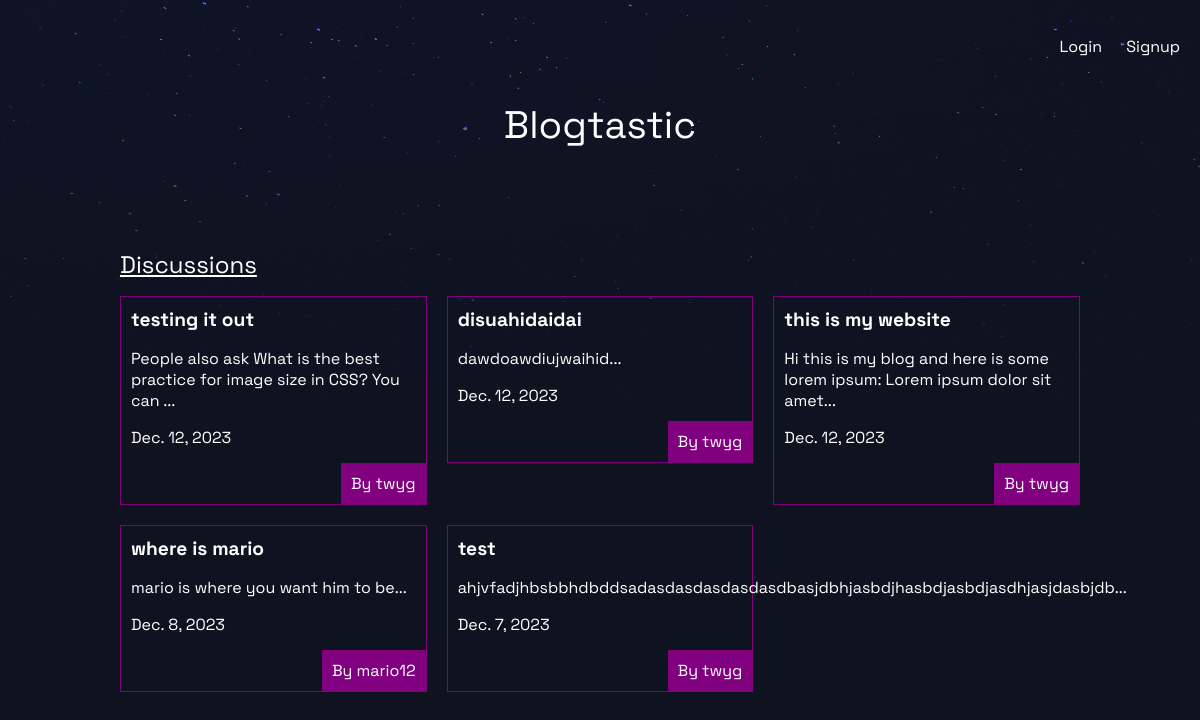
/articles/, run on an earlier commit of the app's database.
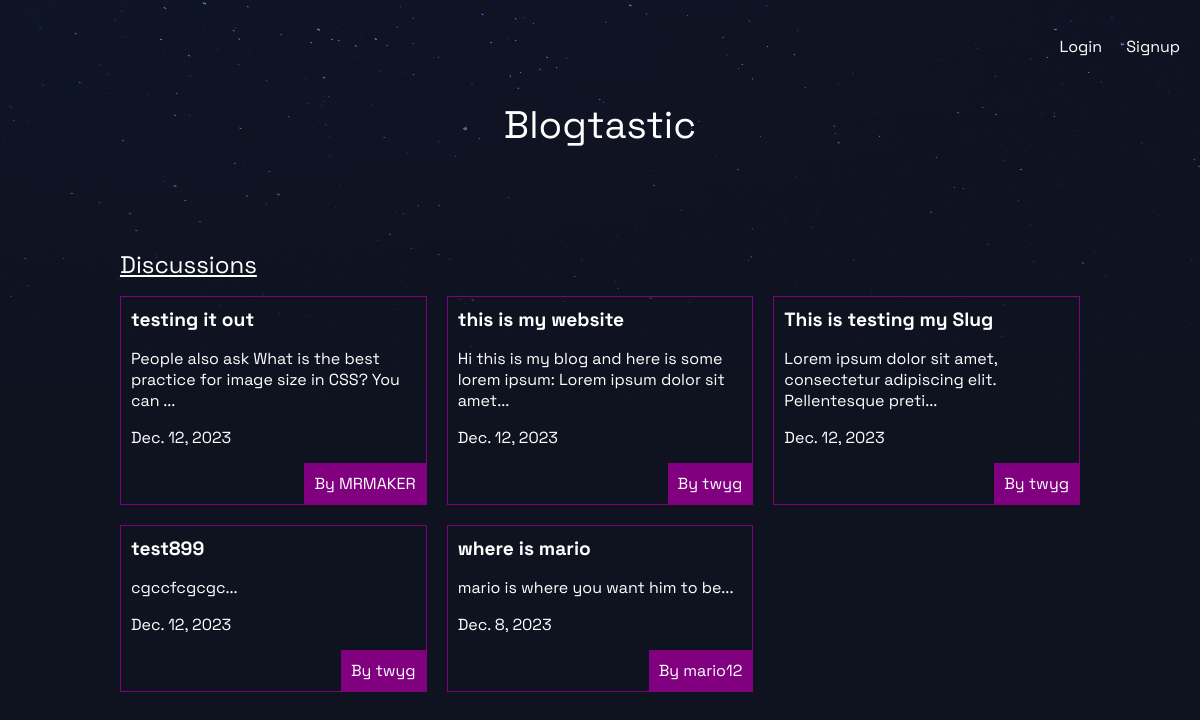
And on a later commit of the database.
### articles/models.py (models this page shows, shortened)
class Article(models.Model):
    title = models.CharField(max_length=200)
    slug = models.SlugField()
    body = models.TextField()
    date = models.DateField(auto_now_add=True)
    thumb = models.ImageField(default="default.png", upload_to="thumbnails")
    author = models.ForeignKey(User, on_delete=models.CASCADE, default=None)
    def snippet(self):
        return self.body[:75] + "..."

### articles/views.py (the view)
# urls.py: path("", article_views.article_list, name="home"),
def article_list(request):
    articles = Article.objects.all().order_by("-date")
    return render(request, "articles/article_list.html", {"articles": articles})

### articles/templates/articles/article_list.html (shortened to what this page needs)
{% extends "base_layout.html" %} {% block content %}
<h2 class="article-list-title">
  <u>Discussions</u>
</h2>
<div class="articles">
  {% for article in articles %}
  <a href="{% url 'articles:detail' article.slug %}">
    <div class="article-in-list">
      <h2>{{article.title}}</h2>
      <p>{{article.snippet}}</p>
      <p>{{article.date}}</p>
      <p class="author">By {{article.author}}</p>
    </div>
  </a>
  {% endfor %}
</div>
{% endblock %}

### templates/base_layout.html (shortened to what this page needs)
{% load static %}
<!DOCTYPE html>
<head>
  <link rel="stylesheet" href="{% static 'styles.css' %}" />
</head>
<body>
  <div class="wrapper">
    <h1><a href="{%url 'home'%}">Blogtastic</a></h1>
    <nav class="NavButtons">
      <ul>
        {% if user.is_authenticated %}
        <li>
          <form
            class="logout-link"
            action="{% url 'accounts:logout' %}"
            method="post"
          >
            {% csrf_token %}
            <button type="submit">
              <a href="{% url 'accounts:login' %}"></a>Logout
            </button>
          </form>
        </li>
        <li>
          <a href="{% url 'articles:create' %}" class="highlight"
            >Create Blog</a
          >
        </li>
        {% else %}
        <li><a href="{% url 'accounts:login' %}">Login</a></li>
        <li><a href="{% url 'accounts:signup' %}">Signup</a></li>
        {% endif %}
      </ul>
    </nav>
    {% block content %} {% endblock %}
  </div>
</body>

### assets/styles.css (style rules this page uses)
body { background-color: #0f121f; background-image: url(/static/stars.png); background-repeat: no-repeat; color: #fff; }
* { font-family: "Space Grotesk", sans-serif; }
h1, h2, h3, h4, h5 { font-weight: normal; margin: 0; }
a, a:hover, a:visited { color: #fff; text-decoration: none; }
.wrapper { max-width: 960px; margin: 0 auto; }
div.wrapper > h1 { text-align: center; margin: 100px auto; font-size: 2.4em; }
nav { justify-self: end; }
nav li { display: inline-block; list-style-type: none; margin-left: 20px; }
.NavButtons { position: fixed; right: 0; top: 0; z-index: 1; padding: 20px; }
.articles { display: grid; grid-template-columns: repeat(auto-fill, minmax(250px, 1fr)); grid-gap: 20px; margin: 0 auto; }
.article-in-list { padding: 10px; border: 1px solid purple; position: relative; padding-bottom: 40px; }
.article-in-list h2 { font-weight: bold; font-size: 1.2em; }
.article-in-list .author { padding: 10px; background: purple; position: absolute; right: 0; bottom: 0; margin: 0; color: white; }

What changed in the data, as far as the page shows it:
removed Article: title "disuahidaidai", snippet "dawdoawdiujwaihid...", date "Dec. 12, 2023", author "twyg"
removed Article: title "test", snippet "ahjvfadjhbsbbhdbddsadasdasdasdasdasdbasjdbhjasbdjhasbdjasbdjasdhjasjdasbjdb...", date "Dec. 7, 2023", author "twyg"
changed Article "testing it out": author "twyg" → "MRMAKER"
added Article: title "This is testing my Slug", snippet "Lorem ipsum dolor sit amet, consectetur adipiscing elit. Pellentesque preti...", date "Dec. 12, 2023", author "twyg"
added Article: title "test899", snippet "cgccfcgcgc...", date "Dec. 12, 2023", author "twyg"
